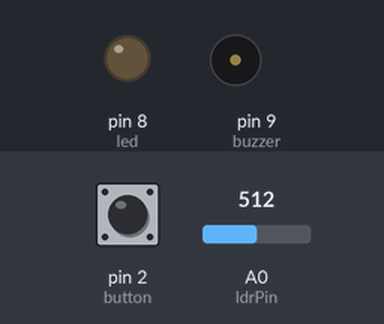
This sketch was run on a simulated Arduino Uno, built with avr-gcc and run on an emulated ATmega328P. On the bench: output pins drawn as LEDs (lit = HIGH), buzzer (waves = sounding, pin HIGH). The test bench sets the inputs (shaded band); at power-on: A0 (ldrPin) = 512, pin 2 (button) HIGH.

Above: at 1.2 s.
1.3 s: A0 (ldrPin) set to 311
2.8 s: A0 (ldrPin) set to 291
At 3.5 s:
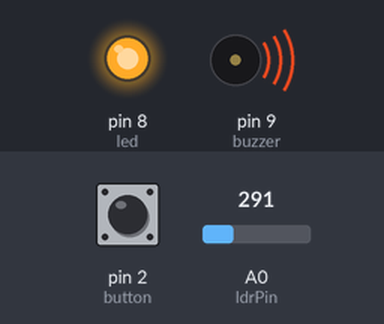
4.3 s: A0 (ldrPin) set to 306
At 4.7 s:
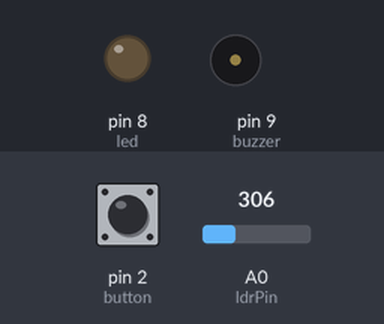
5.8 s: A0 (ldrPin) set to 290
At 7.0 s:
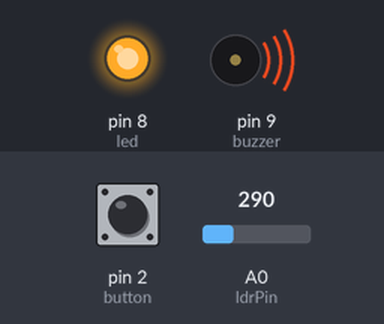
Timing chart, 0 to 8.3 s (numbered marks = the images above; inputs shaded):
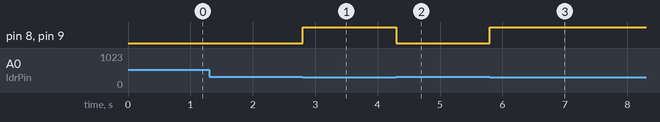

Measured:
- the behaviour switches between 300 and 299 on A0 (ldrPin) (found by bisection; images 0 and 1)
- after the input at 1.3 s, every drawn part: stays the same
- after the input at 2.8 s, pin 8 (led), pin 9 (buzzer): LOW → HIGH at once
- after the input at 4.3 s, pin 8 (led), pin 9 (buzzer): HIGH → LOW at once
- after the input at 5.8 s, pin 8 (led), pin 9 (buzzer): LOW → HIGH at once

The sketch:

code.ino
```cpp
const int ldrPin = A0;
const int button = 2;
const int led = 8;
const int buzzer = 9;

void setup() {
  pinMode(button, INPUT_PULLUP);
  pinMode(led, OUTPUT);
  pinMode(buzzer, OUTPUT);
}

void loop() {
  int light = analogRead(ldrPin);

  if (light < 300 || digitalRead(button) == LOW) {
    digitalWrite(led, HIGH);
    digitalWrite(buzzer, HIGH);
  } else {
    digitalWrite(led, LOW);
    digitalWrite(buzzer, LOW);
  }
}
```
